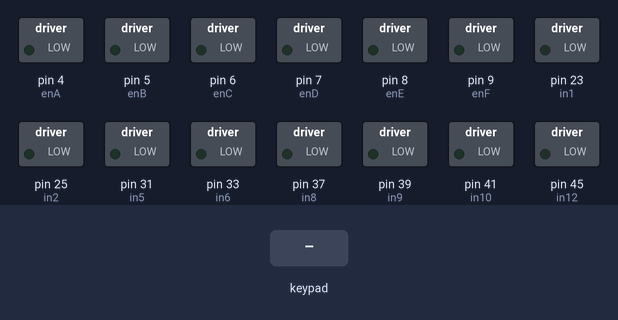
A sketch run on a simulated Arduino Mega 2560, built with avr-gcc and run on an emulated ATmega2560. Shown: switched loads named in the sketch (green lamp = pin HIGH). The test bench sets the inputs (shaded band). What the sketch prints to the serial monitor is not drawn.

Above: at 1.2 s.
1.3 s: key 'U' pressed
At 2.2 s:
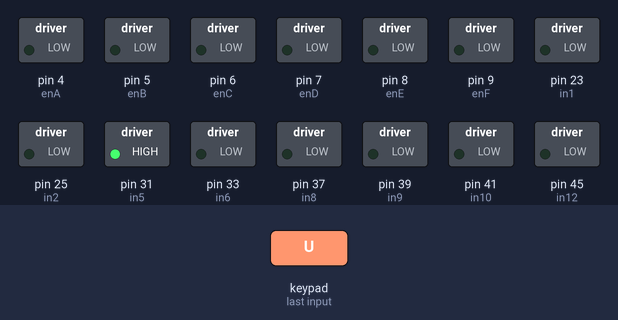
3.2 s: key 'D' pressed
At 4.1 s:
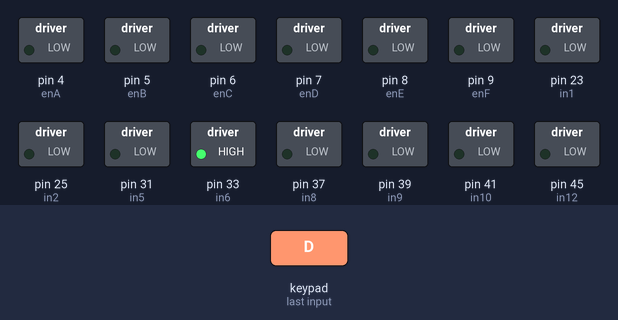
5.1 s: key 'L' pressed
At 5.9 s:
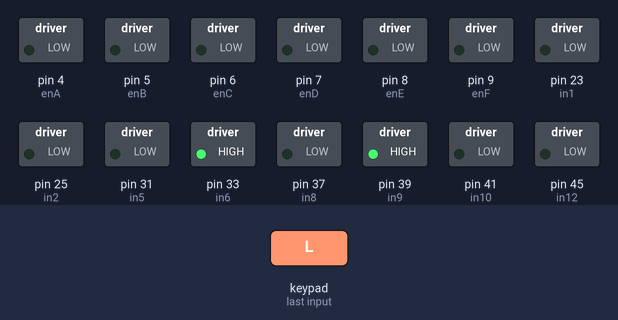
7.0 s: key 'R' pressed
At 7.7 s:
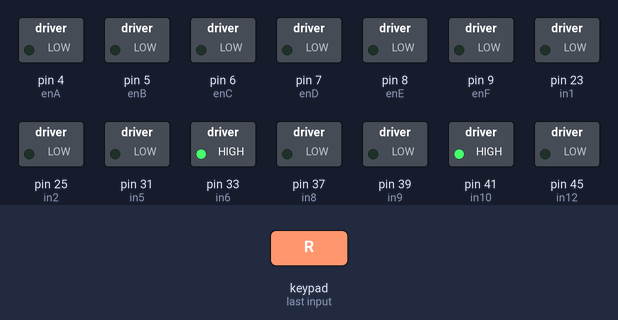
8.9 s: key 'X' pressed
At 10.5 s:
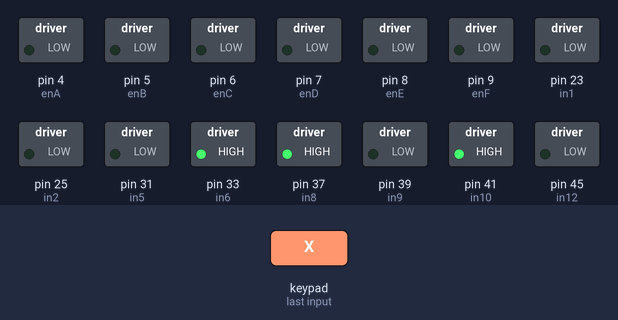
10.8 s: key 'O' pressed
At 12.6 s:
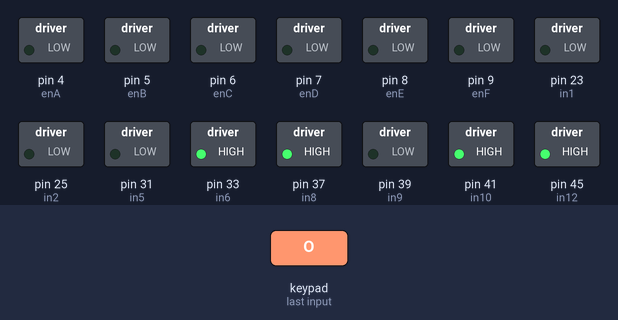
Timing chart, 0 to 13.7 s (numbered marks = the images above; inputs shaded):
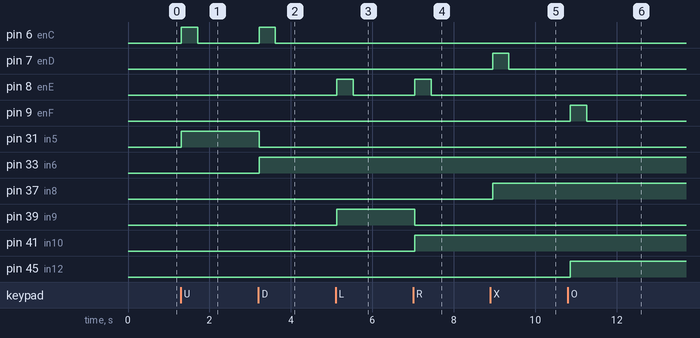

The sketch:

4_cau_khong_camera.ino
```cpp
#include <PS2X_lib.h> // Thư viện PS2X

#define PS2_DAT_PIN 51
#define PS2_CMD_PIN 50
#define PS2_SEL_PIN 53
#define PS2_CLK_PIN 52

PS2X ps2x; // Đối tượng PS2X

// Chân kết nối driver BTS7960
int enA = 4;
int in1 = 23;
int in2 = 25;
int enB = 5;
int in3 = 27;
int in4 = 29;
int enC = 6;
int in5 = 31;
int in6 = 33;
int enD = 7;
int in7 = 35;
int in8 = 37;
int enE = 8;
int in9 = 39;
int in10 = 41;
int enF = 9;
int in11 = 43;
int in12 = 45;

void setup() {
  Serial.begin(9600);

  // Khởi tạo module PS2X
  ps2x.config_gamepad(PS2_CLK_PIN, PS2_CMD_PIN, PS2_SEL_PIN, PS2_DAT_PIN, true, true);

  // Kiểm tra kết nối nút tay cầm PS2
  int error = ps2x.config_gamepad(PS2_CLK_PIN, PS2_CMD_PIN, PS2_SEL_PIN, PS2_DAT_PIN);

  if (error == 0) {
    Serial.println("Nút tay cầm PS2 đã được kết nối");
  } else {
    Serial.println("Không tìm thấy nút tay cầm PS2");
  }

  // Thiết lập chân kết nối driver BTS7960
  pinMode(enA, OUTPUT);
  pinMode(in1, OUTPUT);
  pinMode(in2, OUTPUT);
  pinMode(enB, OUTPUT);
  pinMode(in3, OUTPUT);
  pinMode(in4, OUTPUT);
  pinMode(enC, OUTPUT);
  pinMode(in5, OUTPUT);
  pinMode(in6, OUTPUT);
  pinMode(enD, OUTPUT);
  pinMode(in7, OUTPUT);
  pinMode(in8, OUTPUT);
  pinMode(enE, OUTPUT);
  pinMode(in9, OUTPUT);
  pinMode(in10, OUTPUT);
  pinMode(enF, OUTPUT);
  pinMode(in11, OUTPUT);
  pinMode(in12, OUTPUT);
}

void loop() {
  ps2x.read_gamepad();

  // Đọc giá trị từ joystick và nút điều khiển
  int joyLX = ps2x.Analog(PSS_LX);
  int joyLY = ps2x.Analog(PSS_LY);
  int joyRX = ps2x.Analog(PSS_RX);
  int joyRY = ps2x.Analog(PSS_RY);
  boolean buttonUp = ps2x.Button(PSB_PAD_UP);
  boolean buttonDown = ps2x.Button(PSB_PAD_DOWN);
  boolean buttonLeft = ps2x.Button(PSB_PAD_LEFT);
  boolean buttonRight = ps2x.Button(PSB_PAD_RIGHT);
  boolean buttonTriangle = ps2x.Button(PSB_TRIANGLE);
  boolean buttonCross = ps2x.Button(PSB_CROSS);
  boolean buttonSquare = ps2x.Button(PSB_SQUARE);
  boolean buttonCircle = ps2x.Button(PSB_CIRCLE);

  // Điều khiển chuyển động của robot dựa trên giá trị joystick và nút điều khiển
  int motorSpeedA = map(joyLY, 0, 255, -255, 255);
  int motorSpeedB = map(joyRY, 0, 255, -255, 255);

  // Điều khiển động cơ và xuất hành động lên Serial Monitor
  motorControl(motorSpeedA, motorSpeedB, joyLX, joyRX, buttonUp, buttonDown, buttonLeft, buttonRight, buttonTriangle, buttonCross, buttonSquare, buttonCircle);

  delay(100);
}


// Hàm điều khiển động cơ robot
void motorControl(int speedA, int speedB, int joyLX, int joyRX, boolean buttonUp, boolean buttonDown, boolean buttonLeft, boolean buttonRight, boolean buttonTriangle, boolean buttonCross, boolean buttonSquare, boolean buttonCircle) {
  // Điều khiển động cơ A
  if (speedA > 50) {
    analogWrite(enA, speedA);
    digitalWrite(in1, HIGH);
    digitalWrite(in2, LOW);
    Serial.println("Robot di chuyen ve phia truoc");
  } else if (speedA < -50) {
    analogWrite(enA, abs(speedA));
    digitalWrite(in1, LOW);
    digitalWrite(in2, HIGH);
    Serial.println("Robot di chuyen ve phia sau");
  } else {
    analogWrite(enA, 0);
  }

  // Điều khiển động cơ B
  if (speedB > 50) {
    analogWrite(enB, speedB);
    digitalWrite(in3, HIGH);
    digitalWrite(in4, LOW);
    Serial.println("Robot di chuyen ve phia truoc");
  } else if (speedB < -50) {
    analogWrite(enB, abs(speedB));
    digitalWrite(in3, LOW);
    digitalWrite(in4, HIGH);
    Serial.println("Robot di chuyen ve phia sau");
  } else {
    analogWrite(enB, 0);
  }

  // Điều khiển động cơ C
  if (buttonUp) {
    analogWrite(enC, 255);
    digitalWrite(in5, HIGH);
    digitalWrite(in6, LOW);
    Serial.println("Robot di chuyen ve phia truoc");
  } else if (buttonDown) {
    analogWrite(enC, 255);
    digitalWrite(in5, LOW);
    digitalWrite(in6, HIGH);
    Serial.println("Robot di chuyen ve phia sau");
  } else {
    analogWrite(enC, 0);
  }

  // Điều khiển động cơ D
  if (buttonTriangle) {
    analogWrite(enD, 255);
    digitalWrite(in7, HIGH);
    digitalWrite(in8, LOW);
    Serial.println("Robot di chuyen ve phia truoc");
  } else if (buttonCross) {
    analogWrite(enD, 255);
    digitalWrite(in7, LOW);
    digitalWrite(in8, HIGH);
    Serial.println("Robot di chuyen ve phia sau");
  } else {
    analogWrite(enD, 0);
  }

  // Điều khiển động cơ E
  if (buttonLeft) {
    analogWrite(enE, 255);
    digitalWrite(in9, HIGH);
    digitalWrite(in10, LOW);
    Serial.println("Robot di chuyen ve phia truoc");
  } else if (buttonRight) {
    analogWrite(enE, 255);
    digitalWrite(in9, LOW);
    digitalWrite(in10, HIGH);
    Serial.println("Robot di chuyen ve phia sau");
  } else {
    analogWrite(enE, 0);
  }

  // Điều khiển động cơ F
  if (buttonSquare) {
    analogWrite(enF, 255);
    digitalWrite(in11, HIGH);
    digitalWrite(in12, LOW);
    Serial.println("Robot di chuyen ve phia truoc");
  } else if (buttonCircle) {
    analogWrite(enF, 255);
    digitalWrite(in11, LOW);
    digitalWrite(in12, HIGH);
    Serial.println("Robot di chuyen ve phia sau");
  } else {
    analogWrite(enF, 0);
  }
}
```

Measured:
- after the input at 1.3 s, pin 6 (enC): LOW → HIGH at once, → LOW 0.40 s later; pin 31 (in5): LOW → HIGH at once
- after the input at 3.2 s, pin 6 (enC): LOW → HIGH at once, → LOW 0.40 s later; pin 31 (in5): HIGH → LOW at once; pin 33 (in6): LOW → HIGH at once
- after the input at 5.1 s, pin 8 (enE): LOW → HIGH at once, → LOW 0.40 s later; pin 39 (in9): LOW → HIGH at once
- after the input at 7.0 s, pin 8 (enE): LOW → HIGH at once, → LOW 0.40 s later; pin 39 (in9): HIGH → LOW at once; pin 41 (in10): LOW → HIGH at once
- after the input at 8.9 s, pin 7 (enD): LOW → HIGH after 0.05 s, → LOW 0.40 s later; pin 37 (in8): LOW → HIGH after 0.05 s
- after the input at 10.8 s, pin 9 (enF): LOW → HIGH after 0.06 s, → LOW 0.40 s later; pin 45 (in12): LOW → HIGH after 0.06 s
